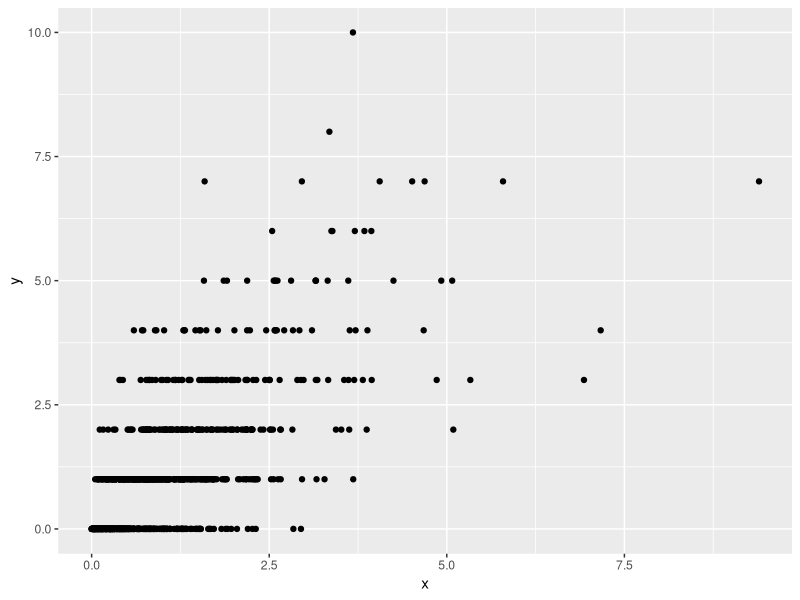
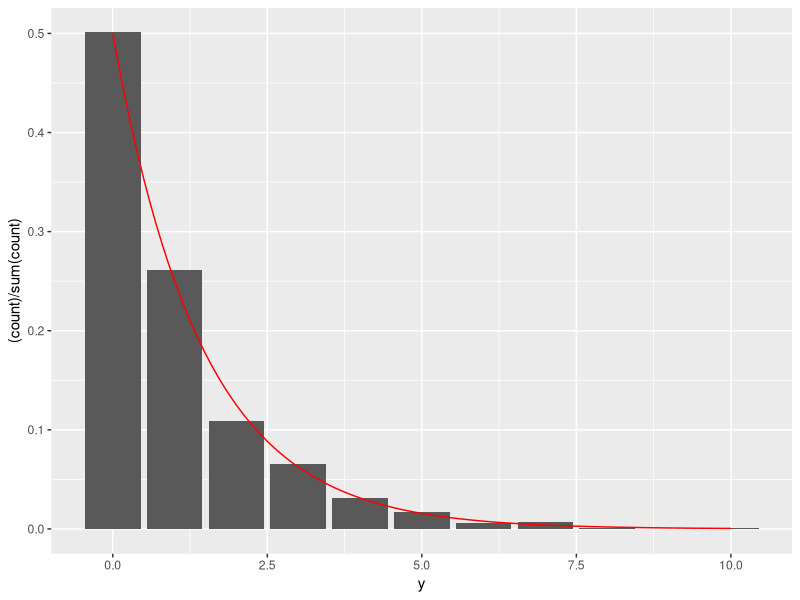

Reproduce these figures in R, in order.
library(ggplot2)

set.seed(17)

nsamps <- 1000

beta <- 1
alfa <- 1

rx <- rgamma(nsamps, alfa, beta)
ryx <- rpois(nsamps, rx)
ggplot(data = data.frame(x = rx, y = ryx), aes(x = x, y = y)) + geom_point()

py <- function(y){
  return(1/factorial(y) * beta^alfa / gamma(alfa) *
           gamma(y + alfa) / (1 + beta)^(y + alfa))
}

ty <- seq(0, 10, length.out = 1000)
mar <- py(ty)

ggplot(data = data.frame(x = rx, y = ryx), aes(x = y)) +
  geom_bar(aes(y = (..count..)/sum(..count..))) +
  stat_function(fun = py, color = "red")
